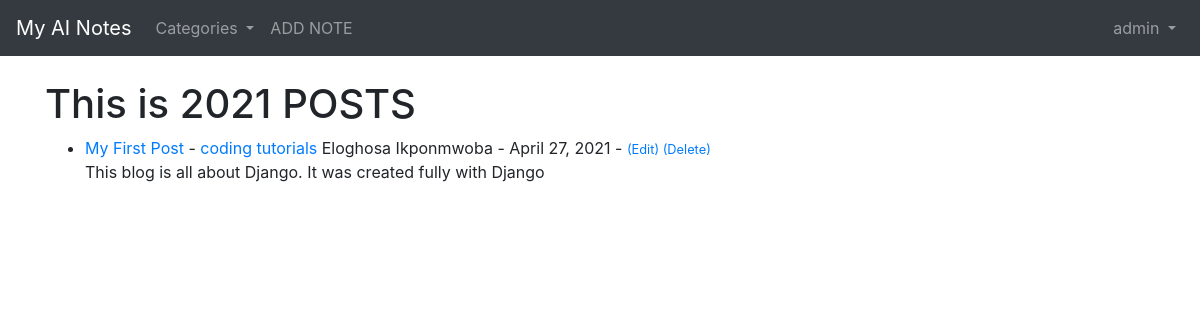
The app's page / (signed in) with its own data.
### theblog/models.py (models this page shows, shortened)
class Post(models.Model):
    title = models.CharField(max_length = 255)
    title_tag = models.CharField(max_length = 255, default="My AI Notes")
    author = models.ForeignKey(User, on_delete = models.CASCADE)
    body = RichTextField(blank=True, null=True)
    snippet = models.CharField(max_length=255)
    post_date = models.DateField(auto_now_add=True)
    category = models.CharField(max_length=255, default='uncategorized')
    likes = models.ManyToManyField(User, related_name='blog_post')
    header_image = models.ImageField(null=True, blank=True, upload_to = "images/")

### theblog/views.py (the view)
# urls.py: path('', HomeView.as_view(), name="home"),
class HomeView(ListView):
    model = Post
    template_name = 'home.html'
    ordering = ['-post_date']
    def get_context_data(self, *args, **kwargs):
        cat_menu = Category.objects.all()
        context = super(HomeView, self).get_context_data(*args, **kwargs)
        context["cat_menu"] = cat_menu
        return context

### theblog/models.py (called while the page is built)
    def __str__(self):
        return self.name

### theblog/templates/home.html
{% extends 'base.html' %} {% block content %}
<h1 style="align-items: center;">This is 2021 POSTS</h1>
<ul style="align-items: center;">
    {% for post in object_list %}
    <li><a href="{% url 'article-detail' post.pk %}">{{post.title}}</a> -
        <a href="{% url 'category' post.category|slugify %}">{{post.category}}</a> {{post.author.first_name}} {{post.author.last_name}} - {{ post.post_date }} -
        <small>
            {% if user.is_authenticated %}
            {% if user.id == post.author.id %}
            <a href="{% url 'update_post' post.pk %}">(Edit)</a>
            <a href="{% url 'delete_post' post.pk %}">(Delete)</a>
            {% endif %}
            {% endif %}
        </small><br /> {{post.snippet}}
    </li>
    {% endfor %}
</ul>
{% endblock %}

### theblog/templates/base.html (shortened to what this page needs)
<!doctype html>
<html lang="en">
<head>
  <link rel="stylesheet" href="https://cdn.jsdelivr.net/npm/bootstrap@4.5.3/dist/css/bootstrap.min.css"
>
</head>
<body>
  <nav class="navbar navbar-expand-lg navbar-dark bg-dark">
    <a class="navbar-brand" href="{% url 'home' %}">My AI Notes</a>
    <div class="collapse navbar-collapse" id="navbarSupportedContent">
      <ul class="navbar-nav mr-auto">
        {% if cat_menu %}
        <li class="nav-item dropdown">
          <a class="nav-link dropdown-toggle" href="#" id="navbarDropdown" role="button" data-toggle="dropdown"
            aria-haspopup="true" aria-expanded="false">
            Categories
          </a>
        </li>
        {% else %}
        <li class="nav-item">
          <a class="nav-link" href="{% url 'category-list' %} ">Categories</a>
        </li>
        {% endif %}
        {% if user.is_authenticated %}
        <li class="nav-item">
          <a class="nav-link" href="{% url 'add_post' %} ">ADD NOTE</a>
        </li>
        {%  endif %}
      </ul>
      <ul class="navbar-nav ml-auto">
        {% if user.is_authenticated %}
         <li class="nav-item dropdown ">
        <a class="nav-link dropdown-toggle" href="#" id="navbarDropdown" role="button" data-toggle="dropdown" aria-haspopup="true" aria-expanded="false">
          {{user.username}}
        </a>
        </li>
          {% endif %}
      </ul>
    </div>
  </nav>
  <br />
  <div class="container">
    {% block content %}
    {% endblock %}
  </div>
</body>
</html>

### records on screen
Post: title "My First Post", category "coding tutorials", author.first_name "Eloghosa", author.last_name "Ikponmwoba", post_date "April 27, 2021", shows "(Edit)", snippet "This blog is all about Django. It was created fully with Django"

### other values on screen
{{ user.username }} "admin"
